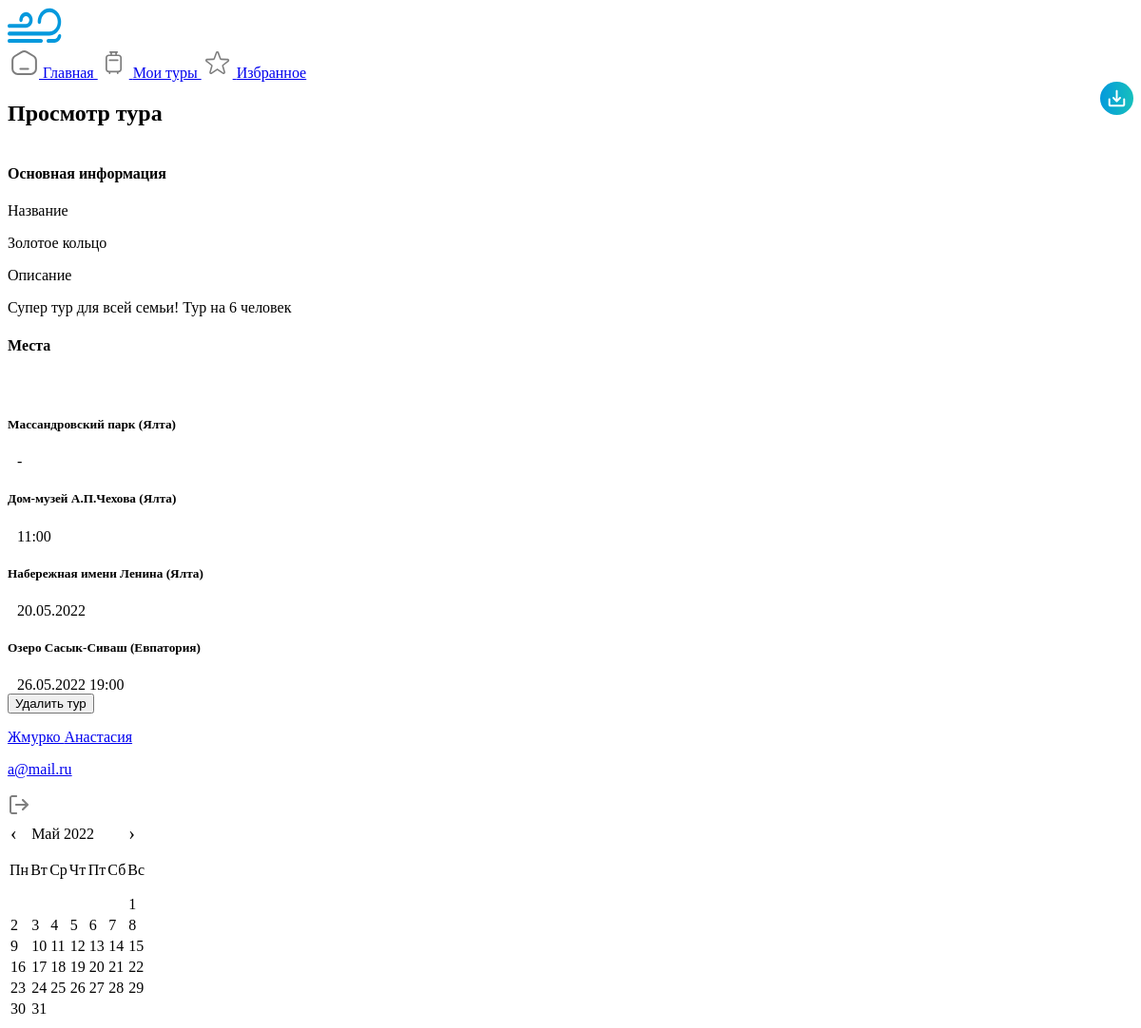
Before: /users/my_trip/12 (signed in) with the older database file.
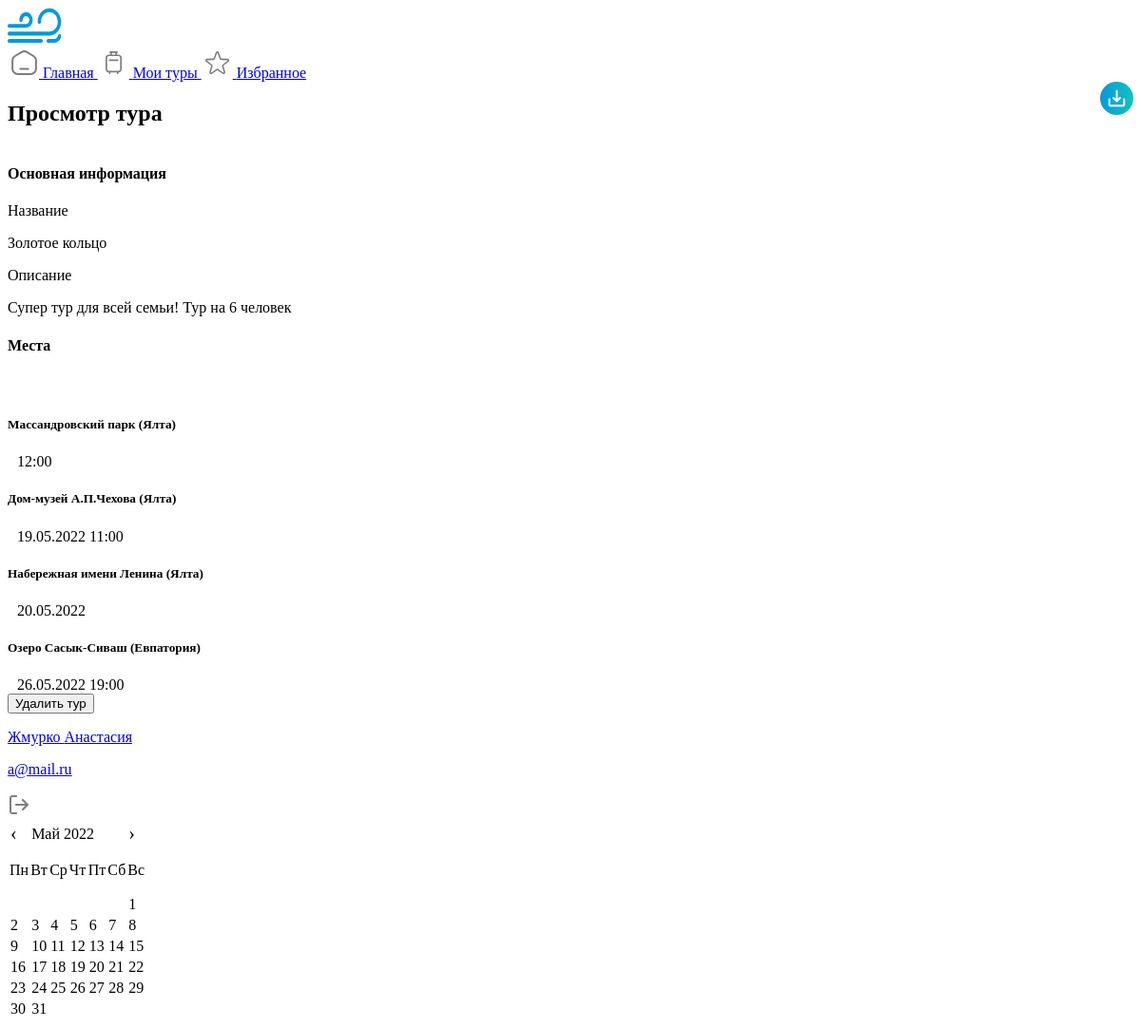
After: the same page with the newer database file.
### trip/models.py (models this page shows, shortened)
class UserPlace(models.Model):
    trip = models.ForeignKey(UserTrip, on_delete=models.CASCADE, verbose_name='Тур')
    place = models.ForeignKey(Place, on_delete=models.CASCADE, verbose_name='Место')
    visit_date = models.DateField(blank=True, null=True, verbose_name='Дата')
    visit_time = models.TimeField(blank=True, null=True, verbose_name='Время')

### place/models.py (models this page shows, shortened)
class Place(models.Model):
    class Meta:
        verbose_name = 'Место'
        verbose_name_plural = 'Место'
    title = models.CharField(max_length=255, verbose_name='Место')
    description = models.TextField(verbose_name='Описание', blank=True, null=True)
    address = models.TextField(verbose_name='Адрес', blank=True, null=True)
    coordinates = models.TextField(verbose_name='Координаты')
    price = models.FloatField(verbose_name='Цена', blank=True, null=True)
    city = models.ForeignKey(City, verbose_name='Город', on_delete=models.CASCADE, blank=True, null=True)
    district = models.ForeignKey(District, on_delete=models.CASCADE, verbose_name='Район')
    season = models.ForeignKey(Season, on_delete=models.CASCADE, verbose_name='Сезон')
    tag = models.ManyToManyField(Tag, verbose_name='Теги', blank=True)
    type = models.ForeignKey(TypePlace, verbose_name='Тип места', on_delete=models.CASCADE)
    contact = models.ForeignKey(Contact, on_delete=models.SET_NULL, verbose_name='Контакты', null=True, blank=True)
    image = models.ManyToManyField(Image, verbose_name='Изображения', blank=True)
    def one_image(self):
        return self.image.all()[0]

class City(models.Model):
    class Meta:
        verbose_name = 'Город'
        verbose_name_plural = 'Город'
    title = models.CharField(max_length=255, verbose_name='Название')
    description = models.TextField(verbose_name='Описание', blank=True, null=True)
    def __str__(self):
        return self.title

### users/views.py (the view)
# urls.py: path('my_trip/<int:id>', my_trip, name='my_trip'),
@login_required()
def my_trip(request, id):
    trip = UserTrip.objects.get(id=id)
    title = trip.title
    places = UserPlace.objects.filter(trip=trip).order_by('visit_date', 'visit_time')
    return render(request, 'trip/my_trip.html', locals())

### templates/trip/my_trip.html (shortened to what this page needs)
<!DOCTYPE html>
<html lang="en">
<head>
    <link rel="stylesheet/less" type="text/css" href="/static/fonts/static/font.css">
    <link rel="stylesheet/less" type="text/css" href="/static/css/user/style.less">
</head>
<body>
<div class="user-content max-content">
    <div class="left-sidebar">
        <a href="{% url 'front' %}"><img src="/static/img/user/logo.svg" alt=""></a>
        <div class="menu">
            <a href="{% url 'user' %}">
                Главная
            </a>
            <a href="{% url 'user_trips' %}" class="active">
                Мои туры
            </a>
            <a href="{% url 'favourite' %}">
                Избранное
            </a>
        </div>
    </div>
    <div class="content">
        <div style="display: flex; justify-content: space-between;">
            <h2>Просмотр тура</h2>
            <a href="{% url 'html_to_pdf' trip.id %}" target="_blank">
                <img src="/static/img/user/exportTrip.svg" alt="">
            </a>
        </div>
        <div class="my-trip white-block">
            <div>
                <h4>Основная информация </h4>
            </div>
            <div>
                <div class="text">
                    <div>
                        <span>Название</span>
                        <p>{{ trip.title }}</p>
                    </div>
                    <div>
                        <span>Описание</span>
                        <p>{% if trip.description == '' %}
                            -
                        {% else %}
                            {{ trip.description }}
                        {% endif %}
                        </p>
                    </div>
                </div>
            </div>
        </div>
        <div class="my-trip-place white-block">
            <div>
                <h4>Места</h4>
                <div>
                </div>
            </div>
            <div class="my-trip-place-show">
                {% for item in places %}
                    <div class="block-place">
                        <div class="text">
                            <h5>{{ item.place.title }} ({{ item.place.city }})</h5>
                            <div style="display: flex; align-content: center; gap: 10px">
                                {% if item.visit_time and not item.visit_date %}
                                    <span>
                                        {{ item.visit_time|time:"H:i" }}
                                    </span>
                                {% else %}
                                    <span>
                                        {% if not item.visit_date %}
                                            -
                                        {% else %}
                                            {{ item.visit_date|date:"d.m.Y" }} {{ item.visit_time|time:"H:i" }}
                                        {% endif %}
                                    </span>
                                {% endif %}
                            </div>
                        </div>
                    </div>
                {% endfor %}
            </div>
        </div>
        <div class="step-action" style="justify-content: end">
            <a href="{% url 'delete_user_trip' trip.id %}">
                <button class="last">Удалить тур</button>
            </a>
        </div>
    </div>
    {% include 'users/right-sidebar.html' %}
</div>
</body>
</html>

Changed rows visible on the page:
changed UserPlace "Массандровский парк": visit_time (not shown) → "12:00"; no longer shows "-"
changed UserPlace "Дом-музей А.П.Чехова": visit_date (not shown) → "19.05.2022"
